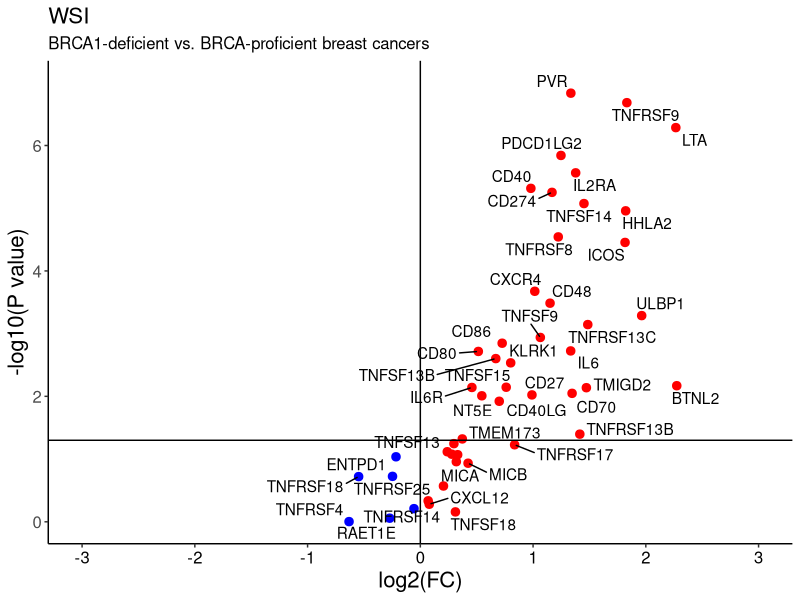

Generate this figure with R:
# Load packages
library(ggplot2)
library(ggrepel)

# Set working directory
setwd("/Users/WIMM/Documents/BRCA_2018/Github/")

# Read file
df <- read.table("Data/WSI_final.txt", header=TRUE, sep="\t", na.strings="NA", check.names=FALSE)

# CIN25 gene list
genes <-  c("MICA", "MICB", "CD27", "CD274", "CD28", "CD40", "CD40LG", "CD70", "CD80", "CD86", "ICOS", "ICOSLG", "IL6", "IL6R", "PDCD1LG2", "TMEM173",  "TNFRSF13B", "TNFRSF13C", "TNFRSF14", "TNFRSF17", "TNFRSF18", "TNFRSF4", "TNFRSF9", "TNFSF13", "TNFSF13B", "TNFSF18", "TNFSF4", "TNFSF9", "TNFSF15", "TNFRSF25", "HHLA2", "TMIGD2", "C10orf54", "BTNL2", "CD276", "CD48", "TNFSF14", "TNFRSF8", "PVR", "LTA", "IL2RA", "ENTPD1", "NT5E", "CXCR4", "CXCL12", "KLRK1", "NKG2A", "RAET1E", "ULBP1")

genes <- intersect(names(df), genes)

# Subset relevant columns
df <- df[,c("BRCA_status", genes)]

# Remove missing values
df <- na.omit(df)

# Compute FC and p-values
fc.brca <- NULL
p.brca <- NULL

for(i in 1:length(genes)) {

    # Subset gene
    df.small <- df[, c("BRCA_status", genes[i])]
    
    # Retrieve expression values
    proficient <- df.small[which(df.small$BRCA_status=="BRCA-proficient"), 2]
    brca <- df.small[which(df.small$BRCA_status=="BRCA1-deficient"), 2]
    
    # Compute FC
    fc.brca[i] <- log2(median((2^brca - 1), na.rm=TRUE) / median((2^proficient - 1), na.rm=TRUE))
    
    # Compute p.values
    p.brca[i] <- wilcox.test(brca, proficient, na.rm=TRUE)$p.value
    
}

# Tabulate
results <- data.frame(genes, fc.brca, p.brca, stringsAsFactors=FALSE)

# Indicate direction
results$direction <- ifelse(results$fc.brca > 0, "Up", "Down")

# Volcano plot
    # Definition
    data <- results
    x <- data$fc.brca
    y <- -log10(data$p.brca)
    z <- data$direction
    label <- data$genes
    maintitle <- "WSI"
    subtitle <- "BRCA1-deficient vs. BRCA-proficient breast cancers"
    xtitle <- "log2(FC)"
    ytitle <- "-log10(P value)"
    ymin <- floor(min(y))
    ymax <- ceiling(max(y))
    yinterval <- 2
    xmin <- max(abs(floor(min(x))), ceiling(max(x))) * -1
    xmax <- max(abs(floor(min(x))), ceiling(max(x)))
    xinterval <- 1
    
    # Plot
    plot <- plot <- ggplot(data, aes(x=x, y=y, label=label)) +
               geom_point(shape=20, size=4, mapping=aes(color=z), show.legend=FALSE) +
               geom_text_repel(aes(label=label)) +
               geom_vline(xintercept = 0) +
               geom_hline(yintercept = 1.3) +
               scale_colour_manual(values=c("blue", "red")) +
               scale_x_continuous(limits=c(xmin, xmax), breaks=seq(xmin, xmax, by=xinterval)) +
               scale_y_continuous(limits=c(ymin, ymax), breaks=seq(ymin, ymax, by=yinterval)) +
               labs(title=maintitle, subtitle=subtitle, x=xtitle, y=ytitle) +
               theme(panel.grid.major=element_blank(),
                     panel.grid.minor=element_blank(),
                     panel.background=element_blank(),
                     axis.line = element_line(colour="black"),
                     axis.text.x=element_text(colour="black"),
                     axis.text=element_text(size=12),
                     axis.title=element_text(size=16),
                     plot.title=element_text(size=16),
                     plot.subtitle=element_text(size=12))
                     
    # Sava plot
    ggsave("Figures/Figure_2A.pdf", plot, width=8, height=8)
